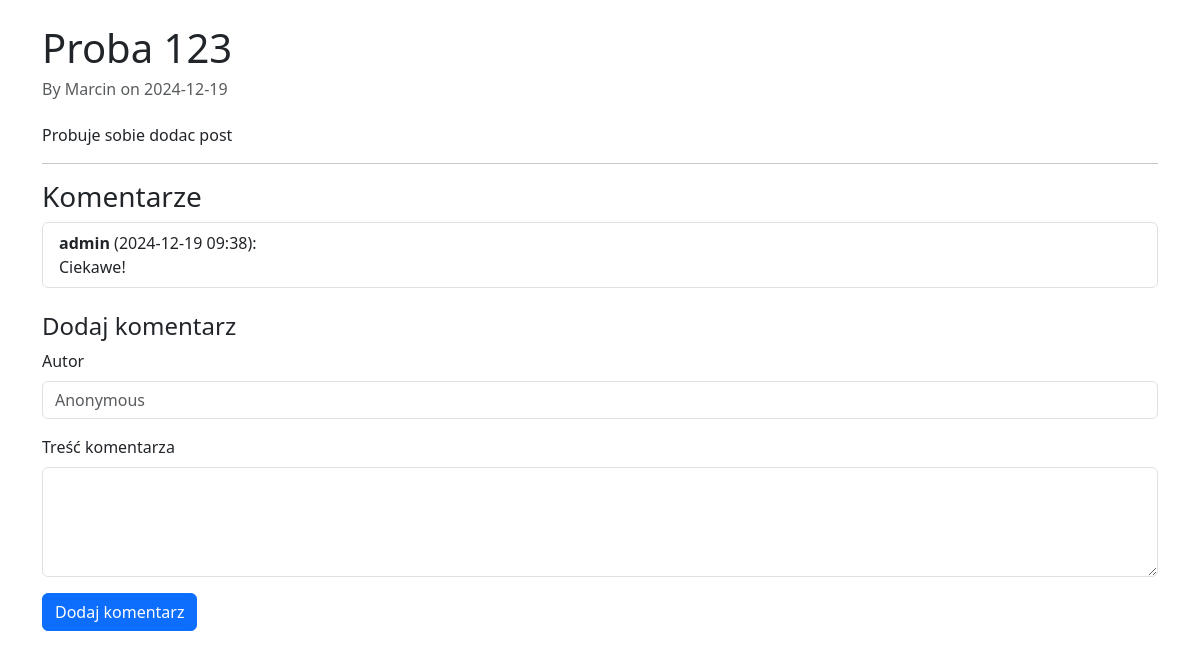
The page /blog/1 on the database its author committed.
### app.py (models this page shows, shortened)
class BlogPost(db.Model):
    id = db.Column(db.Integer, primary_key=True)
    title = db.Column(db.String(200), nullable=False)
    content = db.Column(db.Text, nullable=False)
    author = db.Column(db.String(50), nullable=False, default='Admin')
    date_created = db.Column(db.DateTime, default=datetime.utcnow)

class Comment(db.Model):
    id = db.Column(db.Integer, primary_key=True)
    content = db.Column(db.Text, nullable=False)
    author = db.Column(db.String(50), nullable=False, default='Anonymous')
    date_created = db.Column(db.DateTime, default=datetime.utcnow)
    post_id = db.Column(db.Integer, db.ForeignKey('blog_post.id'), nullable=False)

### app.py (the view, shortened to what this page needs)
@app.route('/blog/<int:post_id>', methods=['GET', 'POST'])
def blog_post(post_id):
    post = BlogPost.query.get_or_404(post_id)
    comments = Comment.query.filter_by(post_id=post.id).order_by(Comment.date_created.desc()).all()
    return render_template('blog_post.html', post=post, comments=comments)

### templates/blog_post.html (shortened to what this page needs)
<!doctype html>
<html lang="en">
<head>
    <link href="https://cdn.jsdelivr.net/npm/bootstrap@5.3.0/dist/css/bootstrap.min.css" rel="stylesheet">
</head>
<body>
    <div class="container py-4">
        <h1>{{ post.title }}</h1>
        <h6 class="text-muted">By {{ post.author }} on {{ post.date_created.strftime('%Y-%m-%d') }}</h6>
        <p class="mt-4">{{ post.content }}</p>
        <hr>
        <h3>Komentarze</h3>
        {% if comments %}
            <ul class="list-group mb-4">
                {% for comment in comments %}
                <li class="list-group-item">
                    <strong>{{ comment.author }}</strong> ({{ comment.date_created.strftime('%Y-%m-%d %H:%M') }}):<br>
                    {{ comment.content }}
                </li>
                {% endfor %}
            </ul>
        {% else %}
            <p>Brak komentarzy. Bądź pierwszy!</p>
        {% endif %}
        <h4>Dodaj komentarz</h4>
        <form method="POST">
            <div class="mb-3">
                <label for="author" class="form-label">Autor</label>
                <input type="text" class="form-control" id="author" name="author" placeholder="Anonymous">
            </div>
            <div class="mb-3">
                <label for="content" class="form-label">Treść komentarza</label>
                <textarea class="form-control" id="content" name="content" rows="4" required></textarea>
            </div>
            <button type="submit" class="btn btn-primary">Dodaj komentarz</button>
        </form>
    </div>
</body>
</html>

### rows shown on the page
BlogPost: title "Proba 123", author "Marcin", date_created "2024-12-19", content "Probuje sobie dodac post"
Comment: author "admin", date_created "2024-12-19 09:38", content "Ciekawe!"
